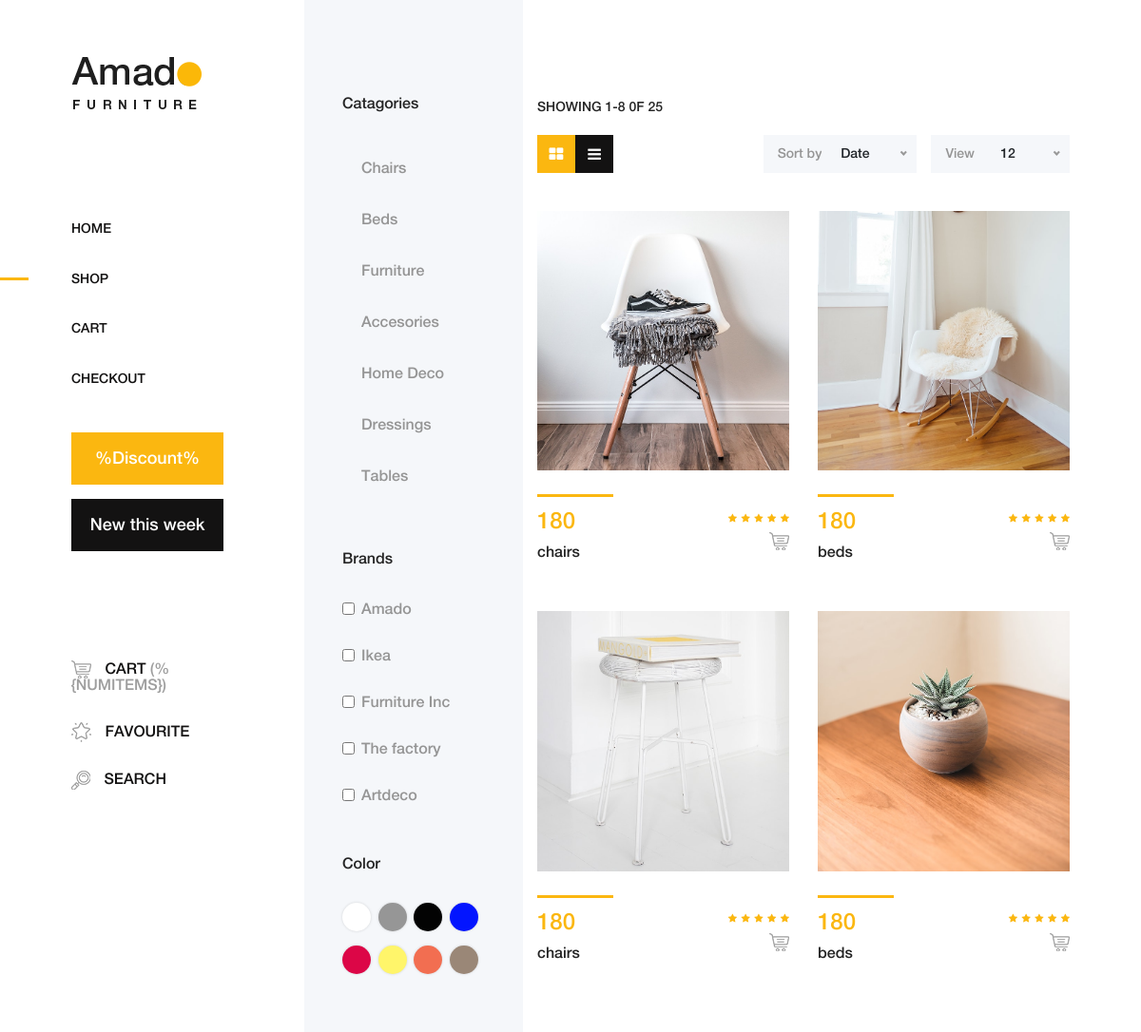
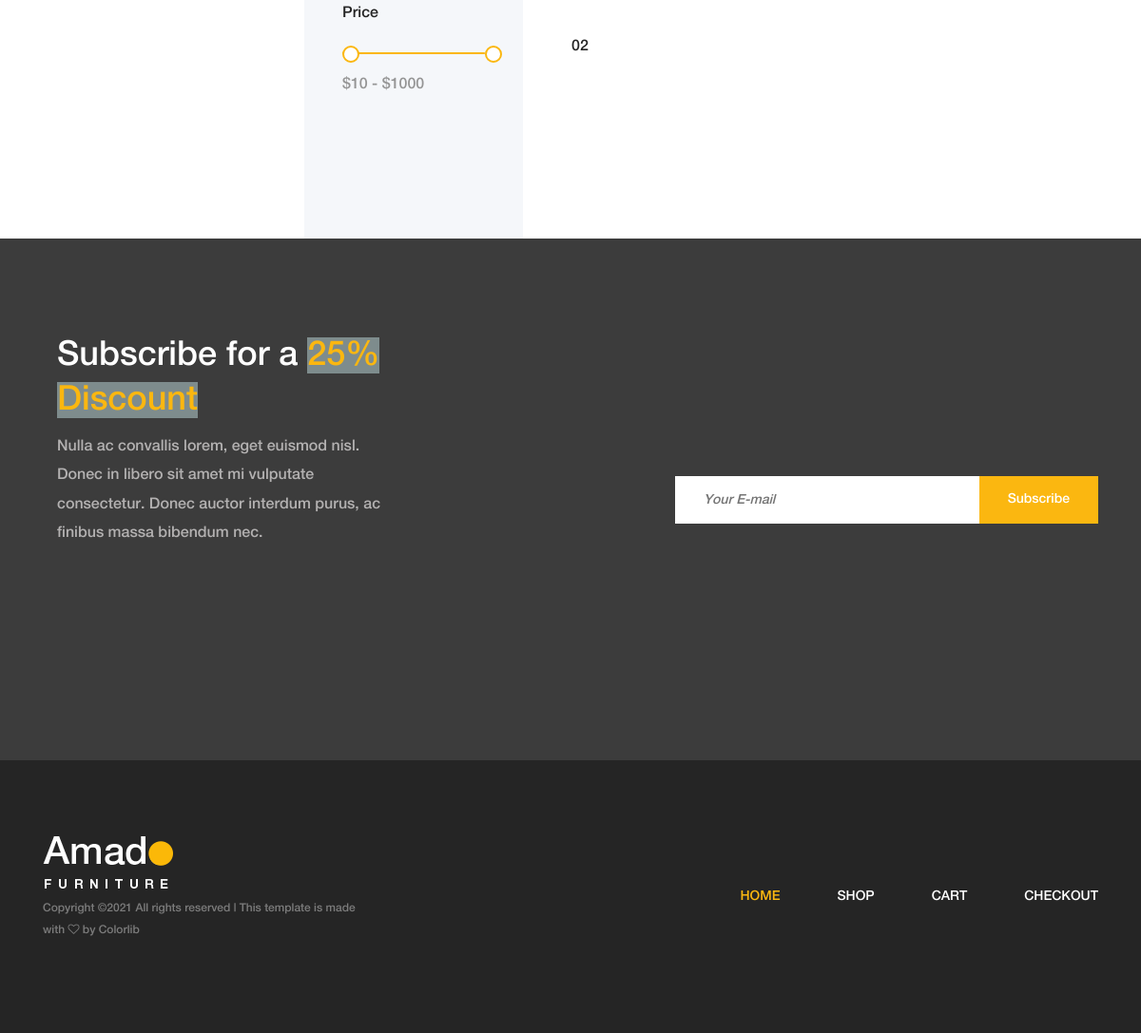
The app's page /shop/ with its own data (2 pictures, top to bottom).
### website/models.py (models this page shows, shortened)
class Base(models.Model):
    date_add = models.DateTimeField(auto_now_add=True)
    date_update = models.DateTimeField(auto_now=True)
    status = models.BooleanField(default=True)
    class Meta :
        abstract = True

class Categorie(Base):
    nom = models.CharField(max_length=50)
    class Meta:
        verbose_name = 'Categorie'
        verbose_name_plural = 'Categories'
    def __str__(self):
        return self.nom

class Article(Base):
    nom = models.CharField(max_length=240)
    image = models.FileField(upload_to="image_articles")
    image_next = models.FileField(upload_to="image_articles")
    prix = models.CharField(max_length=50)
    categorie = models.ForeignKey( Categorie, related_name="categorie_articles", on_delete=models.CASCADE)
    marque = models.ForeignKey( Marque, related_name="Marque_articles", on_delete=models.CASCADE)
    description = models.TextField()
    quantite = models.IntegerField()
    favorite = models.BooleanField()
    class Meta:
        verbose_name = 'Article'
        verbose_name_plural = 'Articles'

class Website(Base):
    description_newsletter = HTMLField()
    nom_site = models.ImageField()
    copyright = models.TextField()
    class Meta:
        verbose_name = 'Website'
        verbose_name_plural = 'Websites'

### website/views.py (the view)
# urls.py: path('shop/', views.shop , name='shop'),
def shop(request):
    is_shop = True
    is_active = False
    website = models.Website.objects.filter(status=True).first()
    category = request.GET.get('category')
    if not category:
        articles = models.Article.objects.filter(status=True)
    else:
        cat = get_object_or_404(models.Categorie, id= category)
        articles = cat.categorie_articles.all()
    categories = models.Categorie.objects.filter(status=True).all()
    paginator = Paginator(articles, 4)
    page_number = request.GET.get('page')
    page_obj = paginator.get_page(page_number)
    try:
        articles = paginator.page(page_number)
    except PageNotAnInteger:
        articles = paginator.page(1)
    except EmptyPage:
        articles = paginator.page(paginator.page_number)
    return render(request, 'shop.html', locals())

### templates/shop.html (shortened to what this page needs)
{% extends 'base/base.html' %}
{% load static %}
{% block content %}
        <div class="shop_sidebar_area">
            <div class="widget catagory mb-50">
                <h6 class="widget-title mb-30">Catagories</h6>
                <div class="catagories-menu">
                    <ul>
                        {% for categorie in categories  %}
                         {% if is_active %}
                        <li class="active"><a href="{% url 'shop' %}?category={{categorie.id}}">{{categorie.nom}}</a></li>
                        {% else %}
                       <li><a href="{% url 'shop'%}?category={{categorie.id}} ">{{categorie.nom}}</a></li>
                        {% endif %}
                        {% endfor %}
                    </ul>
                </div>
            </div>
            <div class="widget brands mb-50">
                <h6 class="widget-title mb-30">Brands</h6>
                <div class="widget-desc">
                    <div class="form-check">
                        <input class="form-check-input" type="checkbox" value="" id="amado">
                        <label class="form-check-label" for="amado">Amado</label>
                    </div>
                    <div class="form-check">
                        <input class="form-check-input" type="checkbox" value="" id="ikea">
                        <label class="form-check-label" for="ikea">Ikea</label>
                    </div>
                    <div class="form-check">
                        <input class="form-check-input" type="checkbox" value="" id="furniture">
                        <label class="form-check-label" for="furniture">Furniture Inc</label>
                    </div>
                    <div class="form-check">
                        <input class="form-check-input" type="checkbox" value="" id="factory">
                        <label class="form-check-label" for="factory">The factory</label>
                    </div>
                    <div class="form-check">
                        <input class="form-check-input" type="checkbox" value="" id="artdeco">
                        <label class="form-check-label" for="artdeco">Artdeco</label>
                    </div>
                </div>
            </div>
            <div class="widget color mb-50">
                <h6 class="widget-title mb-30">Color</h6>
                <div class="widget-desc">
                    <ul class="d-flex">
                        <li><a href="#" class="color1"></a></li>
                        <li><a href="#" class="color2"></a></li>
                        <li><a href="#" class="color3"></a></li>
                        <li><a href="#" class="color4"></a></li>
                        <li><a href="#" class="color5"></a></li>
                        <li><a href="#" class="color6"></a></li>
                        <li><a href="#" class="color7"></a></li>
                        <li><a href="#" class="color8"></a></li>
                    </ul>
                </div>
            </div>
            <div class="widget price mb-50">
                <h6 class="widget-title mb-30">Price</h6>
                <div class="widget-desc">
                    <div class="slider-range">
                        <div data-min="10" data-max="1000" data-unit="$" class="slider-range-price ui-slider ui-slider-horizontal ui-widget ui-widget-content ui-corner-all" data-value-min="10" data-value-max="1000" data-label-result="">
                            <span class="ui-slider-handle ui-state-default ui-corner-all" tabindex="0"></span>
                            <span class="ui-slider-handle ui-state-default ui-corner-all" tabindex="0"></span>
                        </div>
                        <div class="range-price">$10 - $1000</div>
                    </div>
                </div>
            </div>
        </div>
        <div class="amado_product_area section-padding-100">
            <div class="container-fluid">
                <div class="row">
                    <div class="col-12">
                        <div class="product-topbar d-xl-flex align-items-end justify-content-between">
                            <div class="total-products">
                                <p>Showing 1-8 0f 25</p>
                                <div class="view d-flex">
                                    <a href="#"><i class="fa fa-th-large" aria-hidden="true"></i></a>
                                    <a href="#"><i class="fa fa-bars" aria-hidden="true"></i></a>
                                </div>
                            </div>
                            <div class="product-sorting d-flex">
                                <div class="sort-by-date d-flex align-items-center mr-15">
                                    <p>Sort by</p>
                                    <form action="#" method="get">
                                    </form>
                                </div>
                                <div class="view-product d-flex align-items-center">
                                    <p>View</p>
                                    <form action="#" method="get">
                                    </form>
                                </div>
                            </div>
                        </div>
                    </div>
                </div>
                <div class="row">
                        {% for article in articles %}
                    <div class="col-12 col-sm-6 col-md-12 col-xl-6 filter-{{article.categorie.id}}">
                        <div class="single-product-wrapper">
                            <div class="product-img">
                                <img src="{{article.image.url}}" alt="">
                            </div>
                            <div class="product-description d-flex align-items-center justify-content-between">
                                <div class="product-meta-data">
                                    <div class="line"></div>
                                    <p class="product-price">{{article.prix}}</p>
                                    <a href="{% url 'product-detail' article.id %}">
                                        <h6>{{article.categorie}}</h6>
                                    </a>
                                </div>
                                <div class="ratings-cart text-right">
                                    <div class="ratings">
                                        <i class="fa fa-star" aria-hidden="true"></i>
                                        <i class="fa fa-star" aria-hidden="true"></i>
                                        <i class="fa fa-star" aria-hidden="true"></i>
                                        <i class="fa fa-star" aria-hidden="true"></i>
                                        <i class="fa fa-star" aria-hidden="true"></i>
                                    </div>
                                    <div class="cart">
                                        <a href="{% url 'cart' %}" data-toggle="tooltip" data-placement="left" title="Add to Cart"><img src="img/core-img/cart.png" alt=""></a>
                                    </div>
                                </div>
                            </div>
                        </div>
                    </div>
                        {% endfor %}
                <div class="row">
                    <div class="col-12">
                        <nav aria-label="navigation">
                            <ul class="pagination justify-content-end mt-50">
                                <li class="page-item"><a class="page-link" href="?page={{article.page_number}}">{{article.number}}</a></li>
                                {% if articles.has_next %}
                                <li class="page-item"><a class="page-link" href="?page={{articles.next_page_number}}">02</a></li>
                                {% endif %}
                            </ul>
                        </nav>
                    </div>
                </div>
            </div>
        </div>
    </div>
{% endblock %}

### templates/base/base.html (shortened to what this page needs)
{% load static %}
<!DOCTYPE html>
<html lang="en">
<head>
    <link rel="stylesheet" href="{% static 'css/core-style.css' %}">
    <link rel="stylesheet" href="{% static 'style.css' %}">
</head>
<body>
    <div class="main-content-wrapper d-flex clearfix">
        <header class="header-area clearfix">
            <div class="logo">
                <a href="{% url 'index' %}"><img src="{% static 'img/core-img/logo.png' %}" alt=""></a>
            </div>
            <nav class="amado-nav">
                <ul>{% if is_index%}
                    <li class="active"><a href="{% url 'index' %}">Home</a></li>
                    {% else %}
                    <li><a href="{% url 'index' %}">Home</a></li>
                    {% endif %}
                    {% if is_shop%}
                    <li class="active"><a href="{% url 'shop' %}">Shop</a></li>
                    {% else %}
                    <li><a href="{% url 'shop' %}">Shop</a></li>
                    {% endif %}
                    {% if is_cart%}
                    <li class="active"><a href="{% url 'cart' %}">Cart</a></li>
                    {% else %}
                    <li><a href="{% url 'cart' %}">Cart</a></li>
                    {% endif %}
                    {% if is_checkout%}
                    <li class="active"><a href="{% url 'checkout' %}">Checkout</a></li>
                    {% else %}
                    <li><a href="{% url 'checkout' %}">Checkout</a></li>
                    {% endif %}
                </ul>
            </nav>
            <div class="amado-btn-group mt-30 mb-100">
                <a href="#" class="btn amado-btn mb-15">%Discount%</a>
                <a href="#" class="btn amado-btn active">New this week</a>
            </div>
            <div class="cart-fav-search mb-100" id="navbarapp">
                <a href="{% url 'cart' %}" class="cart-nav"><img src="{% static 'img/core-img/cart.png' %}" alt=""> Cart <span>(%{numItems})</span></a>
                <a href="#" class="fav-nav"><img src="{% static 'img/core-img/favorites.png' %}" alt=""> Favourite</a>
                <a href="#" class="search-nav"><img src="{% static 'img/core-img/search.png' %}" alt=""> Search</a>
            </div>
        </header>
        {% block content %}
        {% endblock %}
    </div>
    <section class="newsletter-area section-padding-100-0">
        <div class="container">
            <div class="row align-items-center">
                <div class="col-12 col-lg-6 col-xl-7">
                    <div class="newsletter-text mb-100">
                        {{website.description_newsletter | safe}}
                    </div>
                </div>
                <div class="col-12 col-lg-6 col-xl-5">
                    <div class="newsletter-form mb-100">
                        <form action="#" method="post" id="app">{% csrf_token %}
                            <input type="email" name="email" class="nl-email" placeholder="Your E-mail" v-model="email">
                            <input type="submit" value="Subscribe" @click.prevent='sendmail'>
                        </form>
                    </div>
                </div>
            </div>
        </div>
    </section>
    <footer class="footer_area clearfix">
        <div class="container">
            <div class="row align-items-center">
                <div class="col-12 col-lg-4">
                    <div class="single_widget_area">
                        <div class="footer-logo mr-50">
                            <a href="index.html"><img src="img/core-img/logo2.png" alt=""></a>
                        </div>
                        <p class="copywrite">
{{website.copyright| safe}}
</p>
                    </div>
                </div>
                <div class="col-12 col-lg-8">
                    <div class="single_widget_area">
                        <div class="footer_menu">
                            <nav class="navbar navbar-expand-lg justify-content-end">
                                <div class="collapse navbar-collapse" id="footerNavContent">
                                    <ul class="navbar-nav ml-auto">
                                        <li class="nav-item active">
                                            <a class="nav-link" href="{% url 'index' %}">Home</a>
                                        </li>
                                        <li class="nav-item">
                                            <a class="nav-link" href="{% url 'shop' %}">Shop</a>
                                        </li>
                                        <li class="nav-item">
                                            <a class="nav-link" href="{% url 'cart' %}">Cart</a>
                                        </li>
                                        <li class="nav-item">
                                            <a class="nav-link" href="{% url 'checkout' %}">Checkout</a>
                                        </li>
                                    </ul>
                                </div>
                            </nav>
                        </div>
                    </div>
                </div>
            </div>
        </div>
    </footer>
</body>
</html>

### records on screen
Categorie: nom "Chairs"
Categorie: nom "Beds"
Categorie: nom "Furniture"
Categorie: nom "Accesories"
Categorie: nom "Home Deco"
Categorie: nom "Dressings"
Categorie: nom "Tables"
Article: image (picture), prix "180", categorie "chairs"
Article: image (picture), prix "180", categorie "beds"
Article: image (picture), prix "180", categorie "chairs"
Article: image (picture), prix "180", categorie "beds"
Website: description_newsletter "Subscribe for a 25% Discount Nulla ac convallis lorem, eget euismod nisl. Donec in libero sit amet mi vulputate consectetur. Donec auctor interdum purus, ac finibus massa bibendum nec.", copyright "Copyright © All rights reserved | This template is made with by Colorlib"
